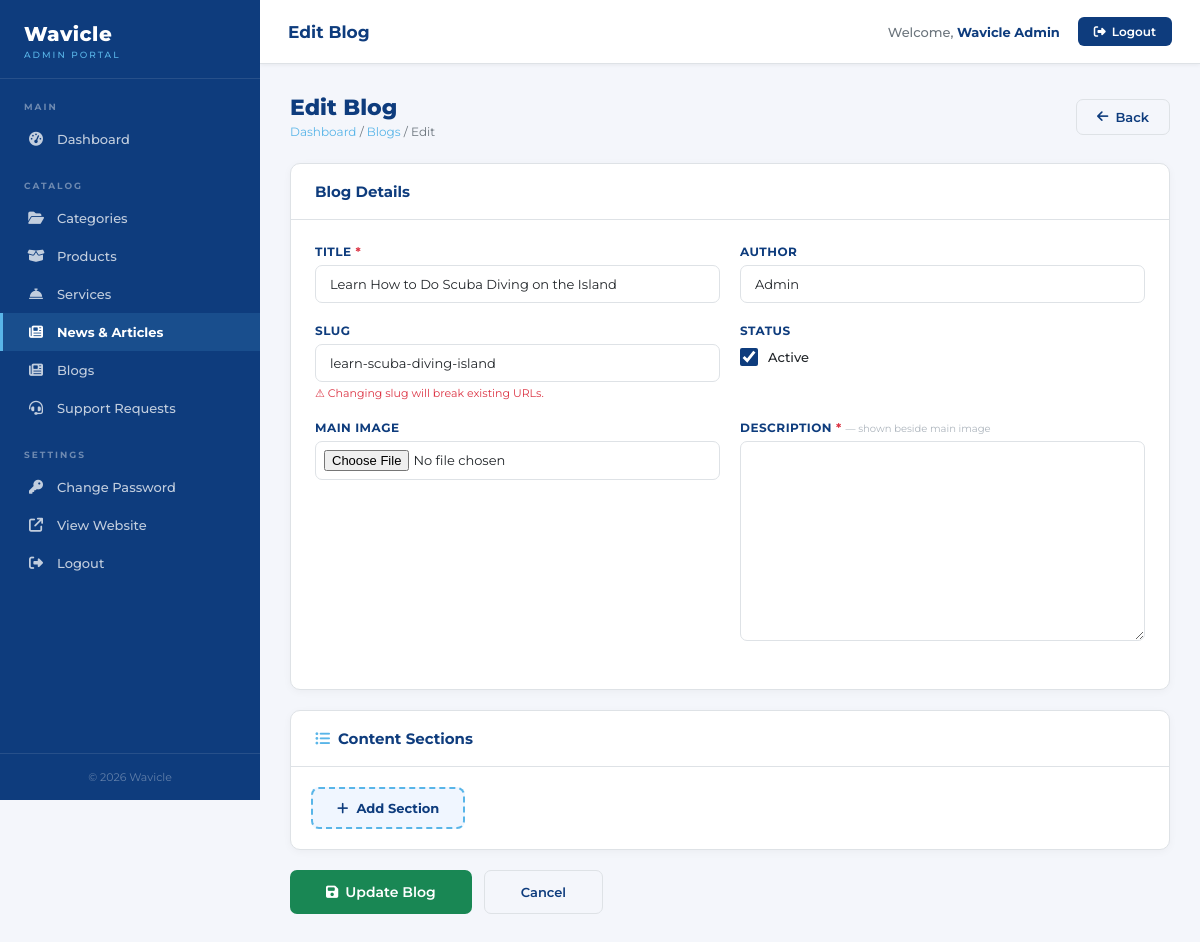
Page /admin/catalog/blogs/edit.php?id=1 (signed in) on the committed database.
### tables this page shows
CREATE TABLE `blogs` (
  `id`          INT UNSIGNED NOT NULL AUTO_INCREMENT,
  `title`       VARCHAR(300) NOT NULL,
  `slug`        VARCHAR(300) NOT NULL,
  `excerpt`     TEXT         NOT NULL,
  `content`     LONGTEXT     NOT NULL,
  `image`       VARCHAR(300) NOT NULL DEFAULT '',
  `author`      VARCHAR(100) NOT NULL DEFAULT 'Admin',
  `status`      TINYINT(1)   NOT NULL DEFAULT 1,
  `created_at`  DATETIME     NOT NULL DEFAULT CURRENT_TIMESTAMP,
  `updated_at`  DATETIME     NOT NULL DEFAULT CURRENT_TIMESTAMP ON UPDATE CURRENT_TIMESTAMP,
  PRIMARY KEY (`id`),
  UNIQUE KEY `idx_blogs_slug` (`slug`),
  KEY `idx_status_created` (`status`,`created_at`)
);

### admin/includes/functions.php (called while the page is built, shortened)
<?php
function e(string $str): string {
    return htmlspecialchars($str, ENT_QUOTES, 'UTF-8');
}

### admin/catalog/blogs/edit.php (the view, shortened to what this page needs)
<?php
require_once __DIR__.'/../../includes/db.php';
require_once __DIR__.'/../../includes/functions.php';
$id=(int)($_GET['id']??0); if(!$id){header('Location: index.php');exit;}
$stmt=$pdo->prepare('SELECT * FROM blogs WHERE id=?'); $stmt->execute([$id]); $blog=$stmt->fetch();
$errors=[]; $data=$blog;
include __DIR__.'/../../includes/header.php';
?>
<div class="wv-page-header">
    <div><h1>Edit Blog</h1><div class="wv-breadcrumb"><a href="../../index.php">Dashboard</a> / <a href="index.php">Blogs</a> / Edit</div></div>
    <a href="index.php" class="wv-btn wv-btn-secondary"><i class="fa fa-arrow-left"></i> Back</a>
</div>
<form method="POST" enctype="multipart/form-data" onsubmit="syncCK()">
<div class="wv-card" style="margin-bottom:20px;">
    <div class="wv-card__header"><span class="wv-card__title">Blog Details</span></div>
    <div class="wv-card__body">
        <div class="wv-form-row">
            <div class="wv-form-group"><label class="wv-label">Title <span class="wv-required">*</span></label><input type="text" name="title" class="wv-input" value="<?php echo e($data['title']);?>" required/></div>
            <div class="wv-form-group"><label class="wv-label">Author</label><input type="text" name="author" class="wv-input" value="<?php echo e($data['author']??'Admin');?>"/></div>
        </div>
        <div class="wv-form-row">
            <div class="wv-form-group"><label class="wv-label">Slug</label><input type="text" name="slug" class="wv-input" value="<?php echo e($data['slug']);?>"/><small style="color:#dc3545;font-size:11px;margin-top:4px;display:block;">⚠ Changing slug will break existing URLs.</small></div>
            <div class="wv-form-group"><label class="wv-label">Status</label><div style="margin-top:10px;display:flex;align-items:center;gap:10px;"><input type="checkbox" name="status" id="status" <?php echo $data['status']?'checked':'';?> style="width:18px;height:18px;accent-color:#0e3c7d;"/><label for="status" style="font-size:13px;font-weight:500;cursor:pointer;">Active</label></div></div>
        </div>
        <div class="wv-form-row">
            <div class="wv-form-group"><label class="wv-label">Main Image</label>
                <input type="file" name="main_image" class="wv-input" accept="image/*" data-preview="img_preview" style="padding:8px;"/></div>
            <div class="wv-form-group"><label class="wv-label">Description <span class="wv-required">*</span> <small style="font-weight:400;text-transform:none;letter-spacing:0;color:#adb5bd;">— shown beside main image</small></label>
                <textarea name="description" id="desc_editor" style="width:100%;border:1px solid #dee2e6;border-radius:7px;padding:10px;font-family:inherit;font-size:13px;min-height:200px;resize:vertical;"><?php echo htmlspecialchars($data['description']??'',ENT_QUOTES,'UTF-8');?></textarea></div>
        </div>
    </div>
</div>
<div class="wv-card" style="margin-bottom:20px;">
    <div class="wv-card__header"><span class="wv-card__title"><i class="fa fa-list-ul" style="color:#59b5e8;margin-right:8px;"></i>Content Sections</span></div>
    <div style="padding:20px;"><button type="button" onclick="addSection()" style="display:inline-flex;align-items:center;gap:8px;padding:11px 24px;background:#f0f6ff;color:#0e3c7d;border:2px dashed #59b5e8;border-radius:8px;font-family:'Montserrat',sans-serif;font-size:13px;font-weight:700;cursor:pointer;" onmouseover="this.style.background='#e0eeff';" onmouseout="this.style.background='#f0f6ff';"><i class="fa fa-plus"></i> Add Section</button></div>
</div>
<div style="display:flex;gap:12px;margin-bottom:40px;">
    <button type="submit" class="wv-btn wv-btn-success" style="padding:13px 36px;font-size:14px;"><i class="fa fa-save"></i> Update Blog</button>
    <a href="index.php" class="wv-btn wv-btn-secondary" style="padding:13px 36px;">Cancel</a>
</div>
</form>
<?php include __DIR__.'/../../includes/footer.php';?>

### admin/includes/header.php (style rules this page uses)
*, *::before, *::after { box-sizing: border-box; margin: 0; padding: 0; }
:root { --navy: #0e3c7d; --navy-dark: #092d5e; --blue: #59b5e8; --blue-light: #e8f4fb; --white: #ffffff; --gray-bg: #f4f6fb; --gray-text: #6c757d; --border: #dee2e6; --sidebar-w: 260px; --topbar-h: 64px; }
body, p, li, td, span, label, input, textarea, select, small, a { font-family: 'itc-avant-garde-gothic', 'Avant Garde', 'Montserrat', sans-serif; }
h1, h2, h3, h4, h5, h6, .wv-topbar__title, .wv-sidebar__logo-text, .wv-card__title, .wv-page-header h1, .wv-stat__num, .wv-btn, .wv-label, .wv-nav-item, .wv-table th, .wv-sidebar__logo-sub, .wv-sidebar__section-label, .wv-sidebar__footer { font-family: 'Montserrat', sans-serif; }
body { background: var(--gray-bg); color: #212529; min-height: 100vh; }
.wv-card { background: var(--white); border-radius: 10px; border: 1px solid var(--border); box-shadow: 0 2px 8px rgba(0, 0, 0, .04); }
.wv-card__header { padding: 18px 24px; border-bottom: 1px solid var(--border); display: flex; align-items: center; justify-content: space-between; }
.wv-card__title { font-size: 15px; font-weight: 700; color: var(--navy); }
.wv-card__body { padding: 24px; }
.wv-btn { display: inline-flex; align-items: center; gap: 7px; padding: 9px 20px; border-radius: 7px; font-size: 13px; font-weight: 600; font-family: 'Montserrat', sans-serif; cursor: pointer; border: none; text-decoration: none; transition: opacity .2s, transform .1s; }
.wv-btn-success { background: #198754; color: var(--white); }
.wv-btn-secondary { background: var(--gray-bg); color: var(--navy); border: 1px solid var(--border); }
.wv-form-group { margin-bottom: 20px; }
.wv-label { display: block; font-size: 12px; font-weight: 700; color: var(--navy); margin-bottom: 6px; text-transform: uppercase; letter-spacing: .5px; font-family: 'Montserrat', sans-serif; }
.wv-input, .wv-select, .wv-textarea { width: 100%; padding: 10px 14px; border: 1px solid var(--border); border-radius: 7px; font-family: 'itc-avant-garde-gothic', 'Montserrat', sans-serif; font-size: 13px; color: #212529; background: var(--white); transition: border-color .2s, box-shadow .2s; }
.wv-form-row { display: grid; grid-template-columns: 1fr 1fr; gap: 20px; }
.wv-required { color: #dc3545; }
.wv-page-header { display: flex; align-items: center; justify-content: space-between; margin-bottom: 24px; }
.wv-page-header h1 { font-size: 22px; font-weight: 800; color: var(--navy); }
.wv-breadcrumb { font-size: 12px; color: var(--gray-text); margin-top: 3px; }
.wv-breadcrumb a { color: var(--blue); text-decoration: none; }

### rows in the picture
blogs: title "Learn How to Do Scuba Diving on the Island", author "Admin", slug "learn-scuba-diving-island", status "☑"

### other values in the picture
$adminPageTitle "Edit Blog"
currentAdminName() "Wavicle Admin"
